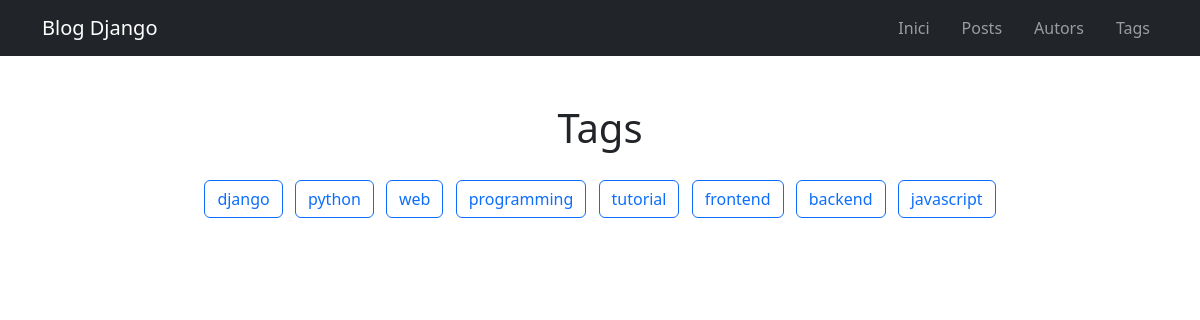
The page /tags/ on the database as committed earlier.
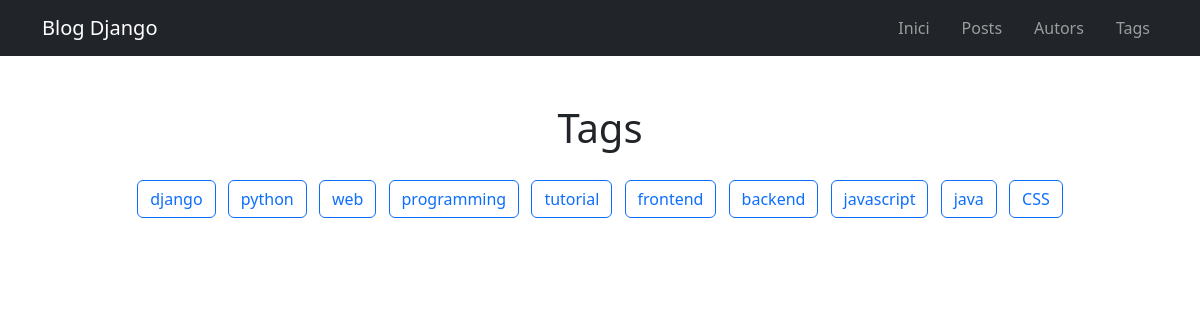
The same page on the database as committed later.
### blog/models.py (models this page shows, shortened)
class Tag(models.Model):
    tag = models.CharField(
        max_length=30,
        unique=True
    )

### blog/views.py (the view)
# urls.py: path("tags/", views.tags, name="tags-page"),
def tags(request):
    all_tags = Tag.objects.all()
    return render(request, "blog/tag_list.html", {
        "tags": all_tags
    })

### blog/templates/blog/tag_list.html (shortened to what this page needs)
{% extends "blog/base.html" %}
{% block content %}
<h1 class="text-center mb-4">Tags</h1>
<div class="container text-center">
    {% for tag in tags %}
        <a class="btn btn-outline-primary m-1"
           href="{% url 'tag-posts-page' tag.tag %}">
            {{ tag.tag }}
        </a>
    {% empty %}
        <p class="text-muted">
            No hi ha etiquetes disponibles.
        </p>
    {% endfor %}
</div>
{% endblock %}

### blog/templates/blog/base.html (shortened to what this page needs)
{% load static %}
<!DOCTYPE html>
<html lang="ca" dir="ltr">
<head>
    <link href="https://cdn.jsdelivr.net/npm/bootstrap@5.3.7/dist/css/bootstrap.min.css" rel="stylesheet">
</head>
<body>
    <nav class="navbar navbar-expand-lg navbar-dark bg-dark">
        <div class="container">
            <a class="navbar-brand" href="{% url 'starting-page' %}">
                Blog Django
            </a>
            <div>
                <ul class="navbar-nav d-flex flex-row gap-3">
                    <li class="nav-item">
                        <a class="nav-link" href="{% url 'starting-page' %}">
                            Inici
                        </a>
                    </li>
                    <li class="nav-item">
                        <a class="nav-link" href="{% url 'posts-page' %}">
                            Posts
                        </a>
                    </li>
                    <li class="nav-item">
                        <a class="nav-link" href="{% url 'authors-page' %}">
                            Autors
                        </a>
                    </li>
                    <li class="nav-item">
                        <a class="nav-link" href="{% url 'tags-page' %}">
                            Tags
                        </a>
                    </li>
                </ul>
            </div>
        </div>
    </nav>
    <div class="container mt-5">
        {% block content %}
        {% endblock %}
    </div>
</body>
</html>

Rows that differ between the two databases and show on the page:
added Tag: tag "java"
added Tag: tag "CSS"
